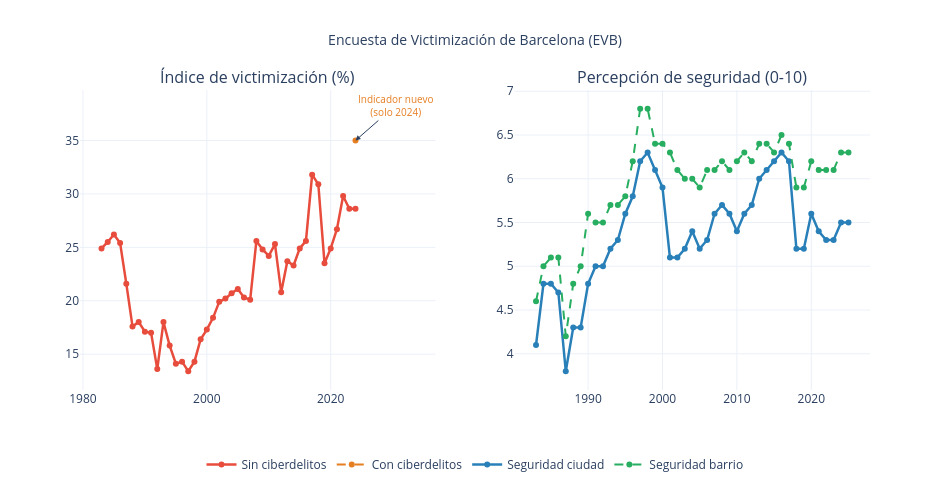

Source (notebook cell):
### Markdown cell above
<div style="background:#eaf4fb;border-left:4px solid #2980b9;padding:16px 20px;border-radius:6px;margin:10px 0;">
<strong>Nota metodológica — Cifra negra del crimen</strong><br><br>
Los datos de <strong>Mossos y GUB</strong> reflejan únicamente los delitos denunciados. Según la Encuesta de Victimización de Barcelona (EVB), aproximadamente el <strong>80% de los delitos reales no se denuncian</strong> («cifra negra», <em>dark figure of crime</em>).<br><br>
La EVB es autoreportada y cubre solo el <strong>municipio de Barcelona</strong>. Mide victimización autopercibida, independientemente de si se interpuso denuncia. Los datos policiales miden <em>actividad policial y denuncias</em>, no criminalidad real. Ambas métricas son complementarias pero <strong>no directamente comparables</strong>.
</div>

### Code cell
# EVB: indice de victimizacion y percepcion de seguridad
evb = ctx_encuestas[ctx_encuestas['font']=='EVB'].copy()
evb_vic_sc = evb[evb['indicador']=='index_victimitzacio_sense_ciber'].sort_values('anyo')
evb_vic_cc = evb[evb['indicador']=='index_victimitzacio_amb_ciber'].sort_values('anyo')
evb_perc_c = evb[evb['indicador']=='percepcio_seguretat_ciutat'].sort_values('anyo')
evb_perc_b = evb[evb['indicador']=='percepcio_seguretat_barri'].sort_values('anyo')

fig = make_subplots(rows=1, cols=2,
    subplot_titles=['Índice de victimización (%)', 'Percepción de seguridad (0-10)'])

if len(evb_vic_sc):
    fig.add_trace(go.Scatter(x=evb_vic_sc['anyo'], y=evb_vic_sc['valor'],
        name='Sin ciberdelitos', mode='lines+markers',
        line=dict(color='#e74c3c',width=2.5)), row=1,col=1)
if len(evb_vic_cc):
    fig.add_trace(go.Scatter(x=evb_vic_cc['anyo'], y=evb_vic_cc['valor'],
        name='Con ciberdelitos', mode='lines+markers',
        line=dict(color='#e67e22',width=2,dash='dash')), row=1,col=1)
if len(evb_perc_c):
    fig.add_trace(go.Scatter(x=evb_perc_c['anyo'], y=evb_perc_c['valor'],
        name='Seguridad ciudad', mode='lines+markers',
        line=dict(color='#2980b9',width=2.5)), row=1,col=2)
if len(evb_perc_b):
    fig.add_trace(go.Scatter(x=evb_perc_b['anyo'], y=evb_perc_b['valor'],
        name='Seguridad barrio', mode='lines+markers',
        line=dict(color='#27ae60',width=2,dash='dash')), row=1,col=2)

fig.update_layout(template='plotly_white', height=500, width=950, hovermode='x unified',
                  title=dict(text='Encuesta de Victimización de Barcelona (EVB)',
                             x=0.5, xanchor='center', font=dict(size=14)),
                  legend=dict(orientation='h', y=-0.20, x=0.5, xanchor='center'),
                  margin=dict(t=90, b=110))
# Nota: index_victimitzacio_amb_ciber solo disponible desde 2024 (indicador nuevo EVB)
if len(evb_vic_cc) == 1:
    fig.add_annotation(
        x=evb_vic_cc['anyo'].iloc[0], y=evb_vic_cc['valor'].iloc[0],
        text='Indicador nuevo<br>(solo 2024)', showarrow=True,
        arrowhead=2, ax=40, ay=-35, font=dict(size=10, color='#e67e22'),
        row=1, col=1)
fig.show()

### Figure 1 — Plotly figure (JSON) as saved in the notebook; plotly's stock layout.template omitted (floating-point values rounded to 4 significant figures)
{"data": [{"line": {"color": "#e74c3c", "width": 2.5}, "mode": "lines+markers", "name": "Sin ciberdelitos", "type": "scatter", "x": [1983, 1984, 1985, 1986, 1987, 1988, 1989, 1990, 1991, 1992, 1993, 1994, 1995, 1996, 1997, 1998, 1999, 2000, 2001, 2002, 2003, 2004, 2005, 2006, 2007, 2008, 2009, 2010, 2011, 2012, 2013, 2014, 2015, 2016, 2017, 2018, 2019, 2020, 2021, 2022, 2023, 2024], "xaxis": "x", "y": [24.9, 25.5, 26.2, 25.4, 21.6, 17.6, 18.0, 17.1, 17.0, 13.6, 18.0, 15.8, 14.1, 14.3, 13.4, 14.3, 16.4, 17.3, 18.4, 19.9, 20.2, 20.7, 21.1, 20.3, 20.1, 25.6, 24.8, 24.2, 25.3, 20.8, 23.7, 23.3, 24.9, 25.6, 31.8, 30.9, 23.5, 24.9, 26.7, 29.8, 28.6, 28.6], "yaxis": "y"}, {"line": {"color": "#e67e22", "dash": "dash", "width": 2}, "mode": "lines+markers", "name": "Con ciberdelitos", "type": "scatter", "x": [2024], "xaxis": "x", "y": [35.0], "yaxis": "y"}, {"line": {"color": "#2980b9", "width": 2.5}, "mode": "lines+markers", "name": "Seguridad ciudad", "type": "scatter", "x": [1983, 1984, 1985, 1986, 1987, 1988, 1989, 1990, 1991, 1992, 1993, 1994, 1995, 1996, 1997, 1998, 1999, 2000, 2001, 2002, 2003, 2004, 2005, 2006, 2007, 2008, 2009, 2010, 2011, 2012, 2013, 2014, 2015, 2016, 2017, 2018, 2019, 2020, 2021, 2022, 2023, 2024, 2025], "xaxis": "x2", "y": [4.1, 4.8, 4.8, 4.7, 3.8, 4.3, 4.3, 4.8, 5.0, 5.0, 5.2, 5.3, 5.6, 5.8, 6.2, 6.3, 6.1, 5.9, 5.1, 5.1, 5.2, 5.4, 5.2, 5.3, 5.6, 5.7, 5.6, 5.4, 5.6, 5.7, 6.0, 6.1, 6.2, 6.3, 6.2, 5.2, 5.2, 5.6, 5.4, 5.3, 5.3, 5.5, 5.5], "yaxis": "y2"}, {"line": {"color": "#27ae60", "dash": "dash", "width": 2}, "mode": "lines+markers", "name": "Seguridad barrio", "type": "scatter", "x": [1983, 1984, 1985, 1986, 1987, 1988, 1989, 1990, 1991, 1992, 1993, 1994, 1995, 1996, 1997, 1998, 1999, 2000, 2001, 2002, 2003, 2004, 2005, 2006, 2007, 2008, 2009, 2010, 2011, 2012, 2013, 2014, 2015, 2016, 2017, 2018, 2019, 2020, 2021, 2022, 2023, 2024, 2025], "xaxis": "x2", "y": [4.6, 5.0, 5.1, 5.1, 4.2, 4.8, 5.0, 5.6, 5.5, 5.5, 5.7, 5.7, 5.8, 6.2, 6.8, 6.8, 6.4, 6.4, 6.3, 6.1, 6.0, 6.0, 5.9, 6.1, 6.1, 6.2, 6.1, 6.2, 6.3, 6.2, 6.4, 6.4, 6.3, 6.5, 6.4, 5.9, 5.9, 6.2, 6.1, 6.1, 6.1, 6.3, 6.3], "yaxis": "y2"}], "layout": {"annotations": [{"font": {"size": 16}, "showarrow": false, "text": "Índice de victimización (%)", "x": 0.225, "xanchor": "center", "xref": "paper", "y": 1, "yanchor": "bottom", "yref": "paper"}, {"font": {"size": 16}, "showarrow": false, "text": "Percepción de seguridad (0-10)", "x": 0.775, "xanchor": "center", "xref": "paper", "y": 1, "yanchor": "bottom", "yref": "paper"}, {"arrowhead": 2, "ax": 40, "ay": -35, "font": {"color": "#e67e22", "size": 10}, "showarrow": true, "text": "Indicador nuevo<br>(solo 2024)", "x": 2024, "xref": "x", "y": 35, "yref": "y"}], "height": 500, "hovermode": "x unified", "legend": {"orientation": "h", "x": 0.5, "xanchor": "center", "y": -0.2}, "margin": {"b": 110, "t": 90}, "title": {"font": {"size": 14}, "text": "Encuesta de Victimización de Barcelona (EVB)", "x": 0.5, "xanchor": "center"}, "width": 950, "xaxis": {"anchor": "y", "domain": [0, 0.45]}, "xaxis2": {"anchor": "y2", "domain": [0.55, 1]}, "yaxis": {"anchor": "x", "domain": [0, 1]}, "yaxis2": {"anchor": "x2", "domain": [0, 1]}}}
